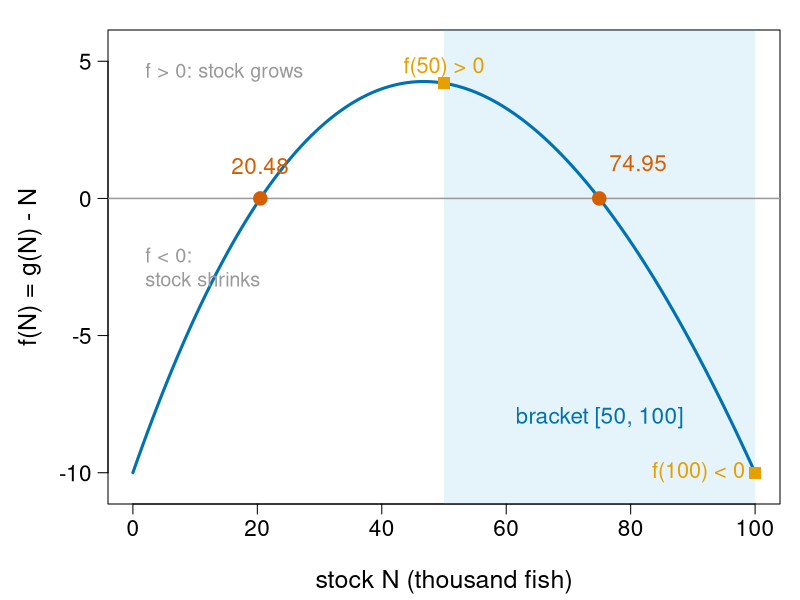
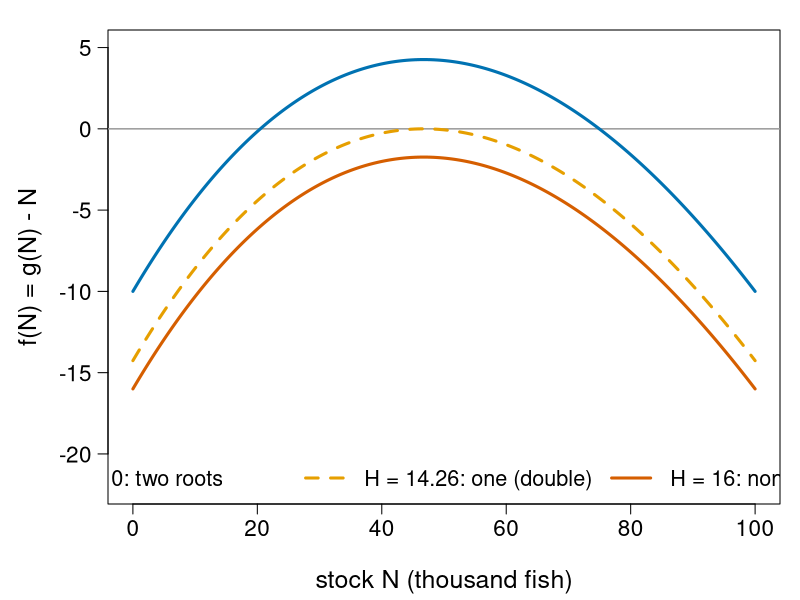
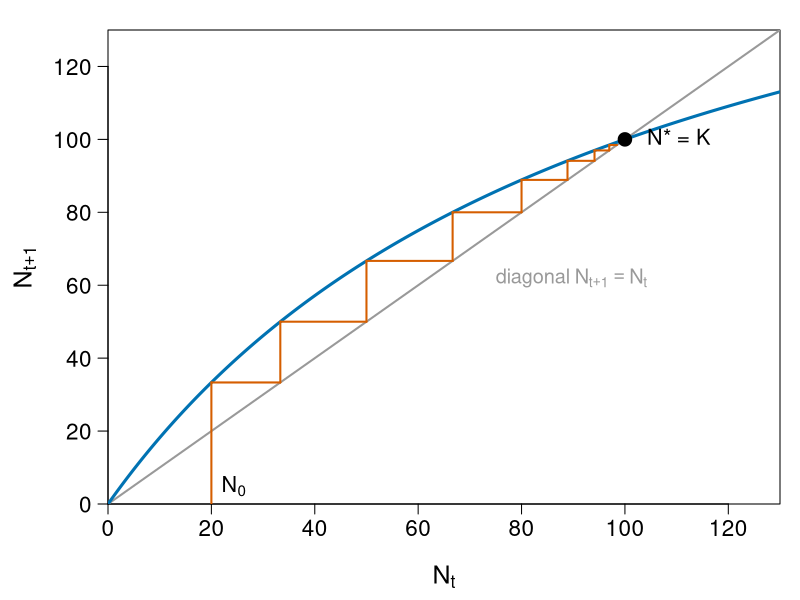
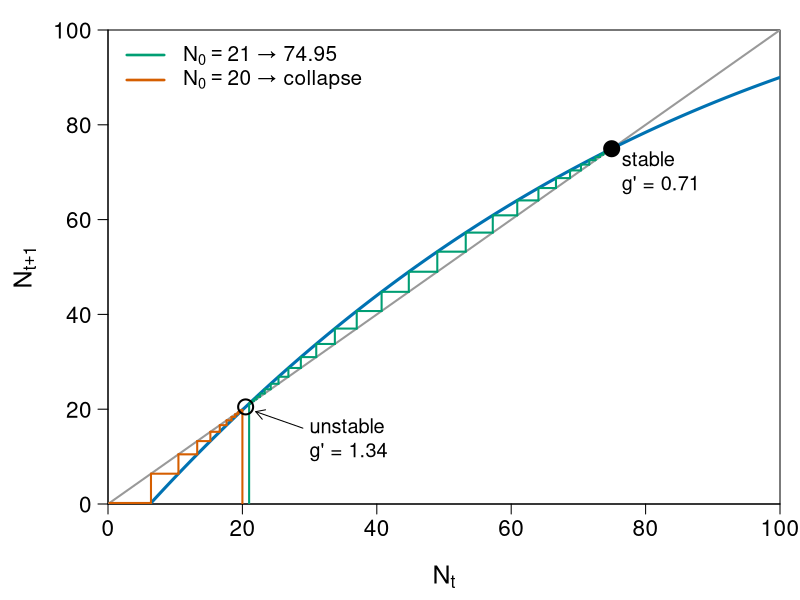
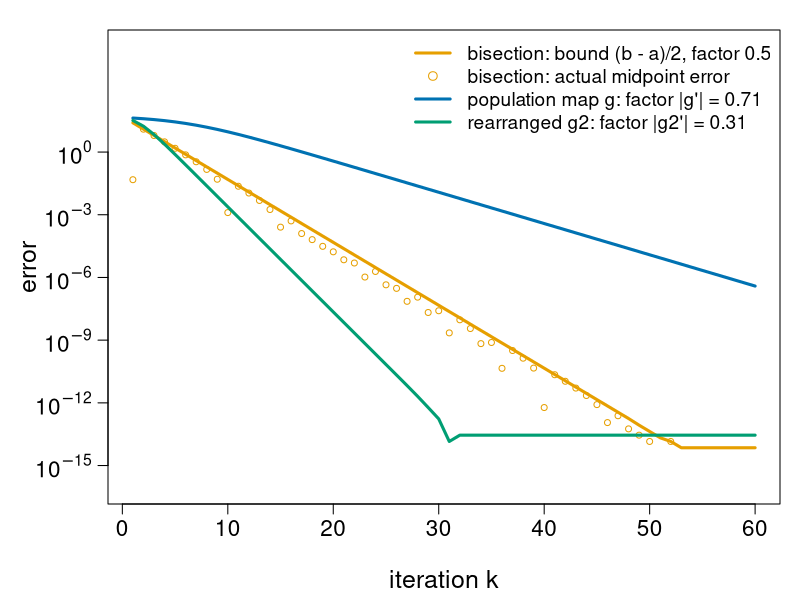
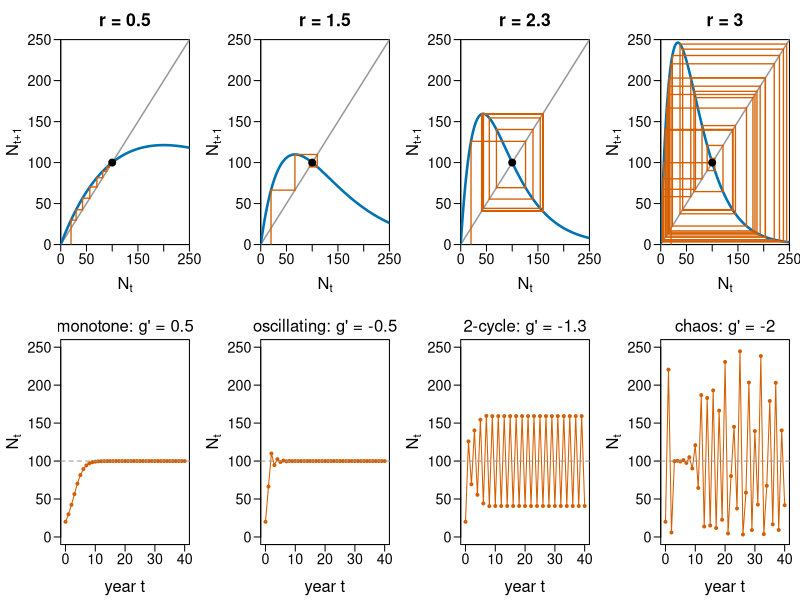
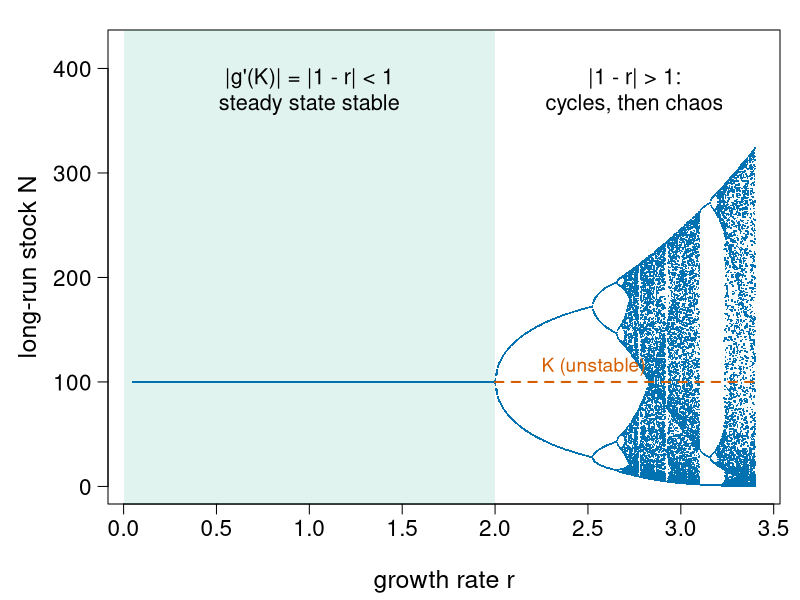

Reproduce these figures in R, in order.
# Figures for the bisection-fixedpoint/ unit ("Bisection and fixed-point iteration").
#
# Re-run by hand from this folder (it is NOT run by `quarto render`):
#   cd bisection-fixedpoint && Rscript make-bisection-fixedpoint-figs.R
#
# Base R graphics only (grDevices::svg). Colours are Okabe-Ito
# (colour-blind safe). Makes:
#   fig01-harvest-roots.svg   f(N) = g(N) - N for the harvested Ricker stock, two roots
#   fig02-no-root.svg         f(N) for catches H = 10, 14.26 (maximum) and 16: roots merge and vanish
#   fig03-cobweb-bh.svg       cobweb plot of the Beverton-Holt model (R = 2, K = 100)
#   fig04-cobweb-harvest.svg  cobweb of the harvested Ricker stock from N0 = 21 and N0 = 20
#   fig05-error-iter.svg      error vs iteration: bisection, population map g, rearranged g2
#   fig06-ricker-regimes.svg  cobwebs and time series of the Ricker model for r = 0.5, 1.5, 2.3, 3
#   fig07-bifurcation.svg     Ricker bifurcation diagram: long-run values against r

oi <- c(orange = "#E69F00", sky = "#56B4E9", green = "#009E73",
        yellow = "#F0E442", blue = "#0072B2", red = "#D55E00",
        purple = "#CC79A7", grey = "#999999")

## ---- the running example (same code as on the slides) ----------------------

r <- 0.5; K <- 100; H <- 10            # growth rate, capacity, catch (thousand fish)
g  <- function(N, H = 10) N * exp(r * (1 - N / K)) - H   # stock next year
f  <- function(N, H = 10) g(N, H) - N                    # steady state: f(N) = 0
g2 <- function(N) K * (1 - log(1 + H / N) / r)           # rearranged: converges to upper root
root_lo <- uniroot(f, c(0, 50),   tol = 1e-14)$root      # 20.48199
root_hi <- uniroot(f, c(50, 100), tol = 1e-14)$root      # 74.95244

setup <- function(mar = c(4.8, 5.4, 1.5, 1)) {
  par(mar = mar, las = 1, mgp = c(3.4, 0.8, 0), cex.lab = 1.5, cex.axis = 1.35)
}

# cobweb: vertical to the curve, horizontal to the diagonal
cobweb <- function(gfun, x0, n, col, lwd = 2) {
  x <- x0
  for (k in 1:n) {
    y <- gfun(x)
    segments(x, if (k == 1) 0 else x, x, y, col = col, lwd = lwd)
    segments(x, y, y, y, col = col, lwd = lwd)
    x <- y
  }
}

## ---- fig01: two roots of f -------------------------------------------------

svg("fig01-harvest-roots.svg", width = 9, height = 5.2)
setup()
NN <- seq(0, 100, length.out = 501)
plot(NN, f(NN), type = "n", xlab = "stock N (thousand fish)",
     ylab = "f(N) = g(N) - N", ylim = c(-10.5, 5.5))
rect(50, -11.5, 100, 6.5, col = adjustcolor(oi["sky"], 0.15), border = NA)
abline(h = 0, col = oi["grey"], lwd = 1.5)
lines(NN, f(NN), col = oi["blue"], lwd = 3)
points(c(root_lo, root_hi), c(0, 0), pch = 19, cex = 1.8, col = oi["red"])
text(root_lo, 1.2, sprintf("%.2f", root_lo), cex = 1.35, col = oi["red"])
text(root_hi, 1.2, sprintf("%.2f", root_hi), cex = 1.35, col = oi["red"], pos = 4)
points(c(50, 100), f(c(50, 100)), pch = 15, cex = 1.6, col = oi["orange"])
text(50, f(50), "f(50) > 0", pos = 3, cex = 1.3, col = oi["orange"])
text(100, f(100), "f(100) < 0", pos = 2, cex = 1.3, col = oi["orange"])
text(75, -8, "bracket [50, 100]", cex = 1.35, col = oi["blue"])
text(2, 4.6, "f > 0: stock grows", cex = 1.2, col = oi["grey"], adj = 0)
text(2, -2.5, "f < 0:\nstock shrinks", cex = 1.2, col = oi["grey"], adj = 0)
dev.off()

## ---- fig02: increasing the catch: roots merge and vanish --------------------

svg("fig02-no-root.svg", width = 9, height = 5.2)
setup()
s <- function(N) N * (exp(r * (1 - N / K)) - 1)          # surplus production
Hmax <- optimize(s, c(0, 100), maximum = TRUE)$objective
Hs <- c(10, Hmax, 16)
cols <- c(oi["blue"], oi["orange"], oi["red"])
plot(NN, f(NN, 10), type = "n", xlab = "stock N (thousand fish)",
     ylab = "f(N) = g(N) - N", ylim = c(-22, 5))
abline(h = 0, col = oi["grey"], lwd = 1.5)
for (i in 1:3) lines(NN, f(NN, Hs[i]), col = cols[i], lwd = 3, lty = c(1, 2, 1)[i])
legend("bottom", lwd = 3, lty = c(1, 2, 1), col = cols, bty = "n", cex = 1.3, horiz = TRUE,
       legend = c("H = 10: two roots", sprintf("H = %.2f: one (double)", Hmax),
                  "H = 16: none"))
dev.off()

## ---- fig03: Beverton-Holt cobweb --------------------------------------------

svg("fig03-cobweb-bh.svg", width = 7, height = 6)
setup()
R0 <- 2
bh <- function(N) R0 * N / (1 + (R0 - 1) * N / K)
x <- seq(0, 130, length.out = 300)
plot(x, bh(x), type = "n", xlab = expression(N[t]), ylab = expression(N[t + 1]),
     xlim = c(0, 130), ylim = c(0, 130), xaxs = "i", yaxs = "i")
abline(0, 1, col = oi["grey"], lwd = 2)
lines(x, bh(x), col = oi["blue"], lwd = 3)
cobweb(bh, 20, 8, oi["red"])
points(K, K, pch = 19, cex = 1.8)
text(K, K, "  N* = K", pos = 4, cex = 1.3)
text(20, 4, expression(N[0]), cex = 1.3, pos = 4)
text(75, 62, expression("diagonal" ~ N[t + 1] == N[t]), cex = 1.2, col = oi["grey"], adj = 0)
dev.off()

## ---- fig04: cobweb of the harvested stock, two starts -----------------------

svg("fig04-cobweb-harvest.svg", width = 7.5, height = 6)
setup()
x <- seq(0, 110, length.out = 400)
plot(x, g(x), type = "n", xlab = expression(N[t]), ylab = expression(N[t + 1]),
     xlim = c(0, 100), ylim = c(0, 100), xaxs = "i", yaxs = "i")
abline(0, 1, col = oi["grey"], lwd = 2)
lines(x, g(x), col = oi["blue"], lwd = 3)
cobweb(g, 21, 40, oi["green"])
gpos <- function(N) pmax(g(N), 0)                        # stop drawing at extinction
cobweb(gpos, 20, 12, oi["red"])
points(c(root_lo, root_hi), c(root_lo, root_hi), pch = c(1, 19), cex = 2, lwd = 2)
text(root_hi, root_hi - 6, "stable\ng' = 0.71", cex = 1.2, pos = 4)
text(30, 14, "unstable\ng' = 1.34", cex = 1.2, adj = 0)
arrows(29, 16, root_lo + 1.5, root_lo - 1, length = 0.1)
legend("topleft", lwd = 2.5, col = c(oi["green"], oi["red"]), bty = "n", cex = 1.25,
       legend = c(expression(N[0] == 21 ~ "→ 74.95"), expression(N[0] == 20 ~ "→ collapse")))
dev.off()

## ---- fig05: error vs iteration ----------------------------------------------

svg("fig05-error-iter.svg", width = 9, height = 5.4)
setup()
n <- 60
# bisection on [50, 100]: error of the midpoint and the bound (b - a)/2
a <- 50; b <- 100; eb <- bnd <- numeric(n)
for (k in 1:n) {
  m <- (a + b) / 2
  eb[k] <- abs(m - root_hi); bnd[k] <- (b - a) / 2
  if (sign(f(m)) == sign(f(a))) a <- m else b <- m
}
iter_err <- function(gfun, x0) {
  e <- numeric(n); x <- x0
  for (k in 1:n) { x <- gfun(x); e[k] <- abs(x - root_hi) }
  e
}
eg  <- iter_err(g, 30)
eg2 <- iter_err(g2, 30)
clip <- function(e) ifelse(e < 1e-16, NA, e)
plot(1:n, clip(bnd), log = "y", type = "n", ylim = c(1e-16, 1e5), yaxt = "n",
     xlab = "iteration k", ylab = "error")
axis(2, at = 10^seq(-15, 0, by = 3),
     labels = parse(text = paste0("10^", seq(-15, 0, by = 3))))
lines(1:n, clip(bnd), col = oi["orange"], lwd = 3)
points(1:n, clip(eb), col = oi["orange"], pch = 1, cex = 0.8)
lines(1:n, clip(eg), col = oi["blue"], lwd = 3)
lines(1:n, clip(eg2), col = oi["green"], lwd = 3)
legend("topright", bty = "n", cex = 1.15, lwd = c(3, NA, 3, 3), pch = c(NA, 1, NA, NA),
       col = c(oi["orange"], oi["orange"], oi["blue"], oi["green"]),
       legend = c("bisection: bound (b - a)/2, factor 0.5",
                  "bisection: actual midpoint error",
                  "population map g: factor |g'| = 0.71",
                  "rearranged g2: factor |g2'| = 0.31"))
dev.off()

## ---- fig06: Ricker regimes ---------------------------------------------------

ricker <- function(N, rr) N * exp(rr * (1 - N / K))
svg("fig06-ricker-regimes.svg", width = 13, height = 6.2)
par(mfrow = c(2, 4), mar = c(4.2, 4.6, 3, 0.8), las = 1, mgp = c(2.8, 0.7, 0),
    cex.lab = 1.5, cex.axis = 1.3, cex.main = 1.6)
rs <- c(0.5, 1.5, 2.3, 3.0)
lab <- c("monotone: g' = 0.5", "oscillating: g' = -0.5",
         "2-cycle: g' = -1.3", "chaos: g' = -2")
x <- seq(0, 260, length.out = 500)
for (i in 1:4) {
  rr <- rs[i]
  plot(x, ricker(x, rr), type = "n", xlab = expression(N[t]), ylab = expression(N[t + 1]),
       xlim = c(0, 250), ylim = c(0, 250), xaxs = "i", yaxs = "i",
       main = paste0("r = ", rr))
  abline(0, 1, col = oi["grey"], lwd = 1.5)
  lines(x, ricker(x, rr), col = oi["blue"], lwd = 2.5)
  cobweb(function(N) ricker(N, rr), 20, 40, oi["red"], lwd = 1.3)
  points(K, K, pch = 19, cex = 1.4)
}
for (i in 1:4) {
  rr <- rs[i]
  N <- numeric(41); N[1] <- 20
  for (t in 1:40) N[t + 1] <- ricker(N[t], rr)
  plot(0:40, N, type = "o", pch = 19, cex = 0.6, col = oi["red"], ylim = c(0, 250),
       xlab = "year t", ylab = expression(N[t]))
  abline(h = K, col = oi["grey"], lty = 2)
  mtext(lab[i], side = 3, line = 0.4, cex = 1.0)
}
dev.off()

## ---- fig07: bifurcation diagram ----------------------------------------------

svg("fig07-bifurcation.svg", width = 10, height = 5.4)
setup()
rgrid <- seq(0.05, 3.4, length.out = 1200)
plot(NA, xlim = range(rgrid), ylim = c(0, 420), xlab = "growth rate r",
     ylab = "long-run stock N")
rect(0, -50, 2, 500, col = adjustcolor(oi["green"], 0.12), border = NA)
for (rr in rgrid) {
  N <- 20
  for (t in 1:500) N <- ricker(N, rr)
  keep <- numeric(80)
  for (t in 1:80) { N <- ricker(N, rr); keep[t] <- N }
  points(rep(rr, 80), keep, pch = ".", col = oi["blue"], cex = 1.6)
}
segments(2, K, 3.4, K, col = oi["red"], lty = 2, lwd = 2)
text(1, 380, "|g'(K)| = |1 - r| < 1\nsteady state stable", cex = 1.3)
text(2.75, 380, "|1 - r| > 1:\ncycles, then chaos", cex = 1.3)
text(2.25, K + 14, "K (unstable)", col = oi["red"], cex = 1.15, adj = 0)
dev.off()
